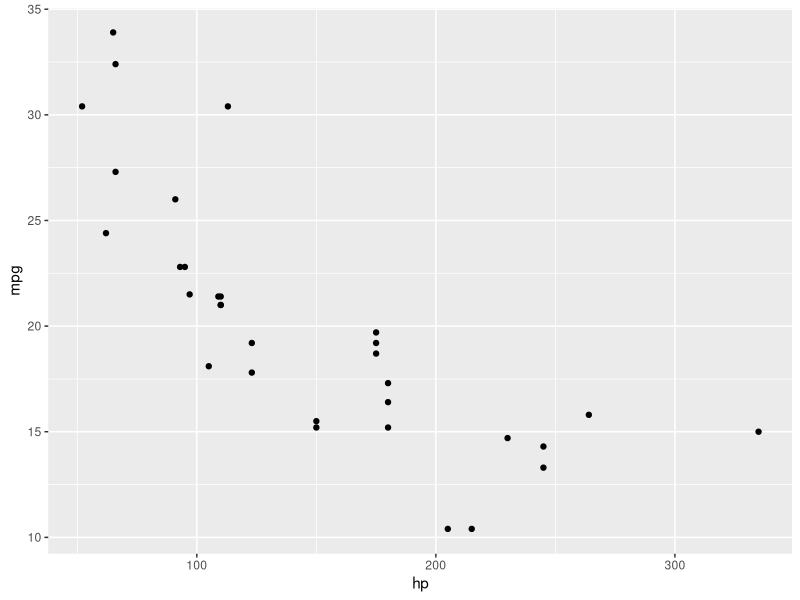
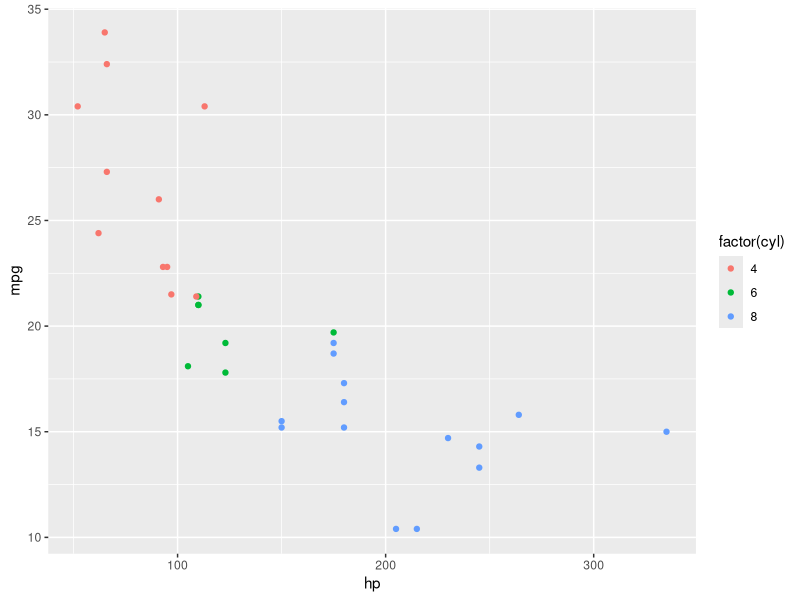
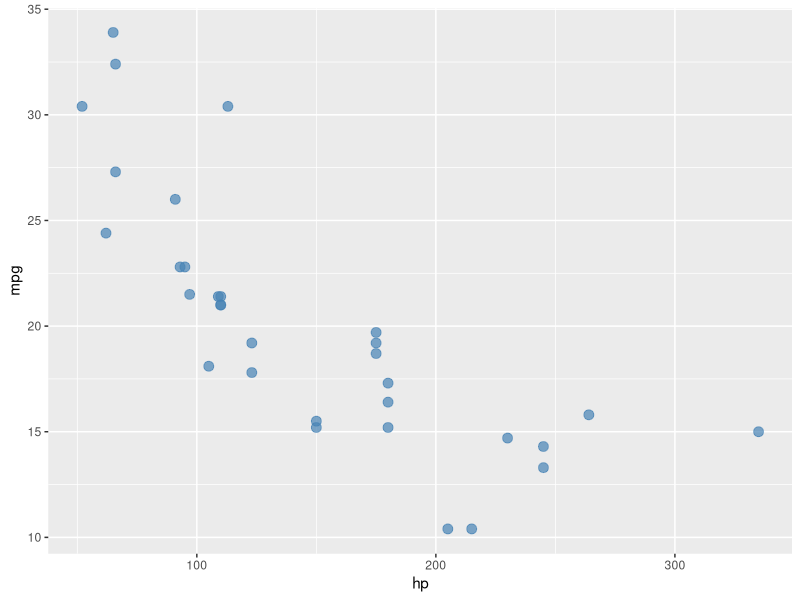
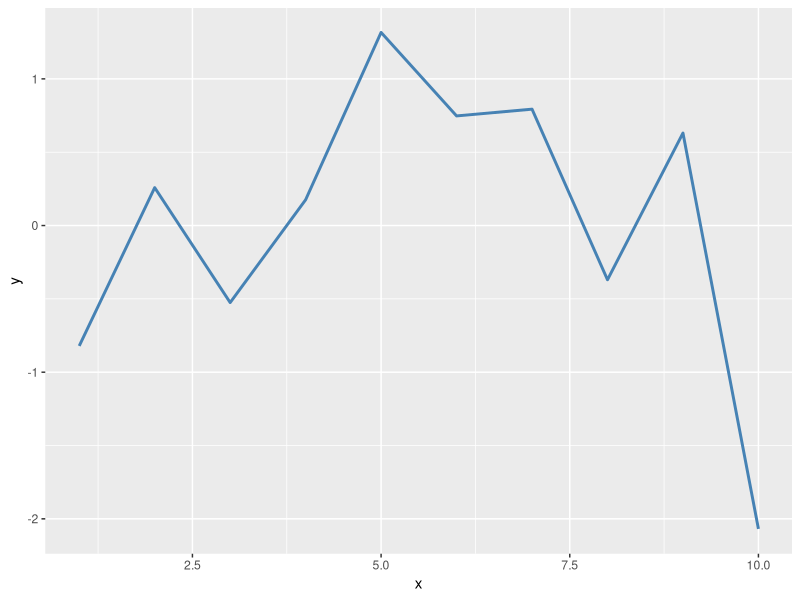
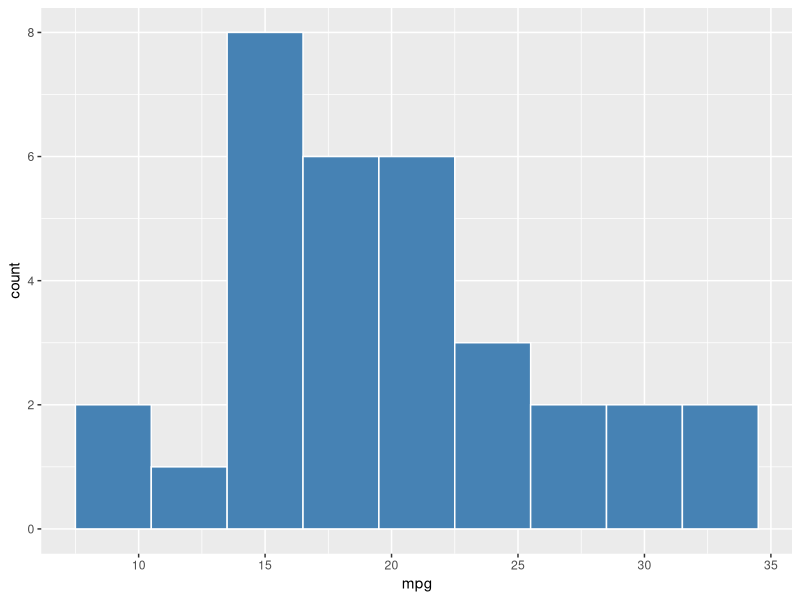
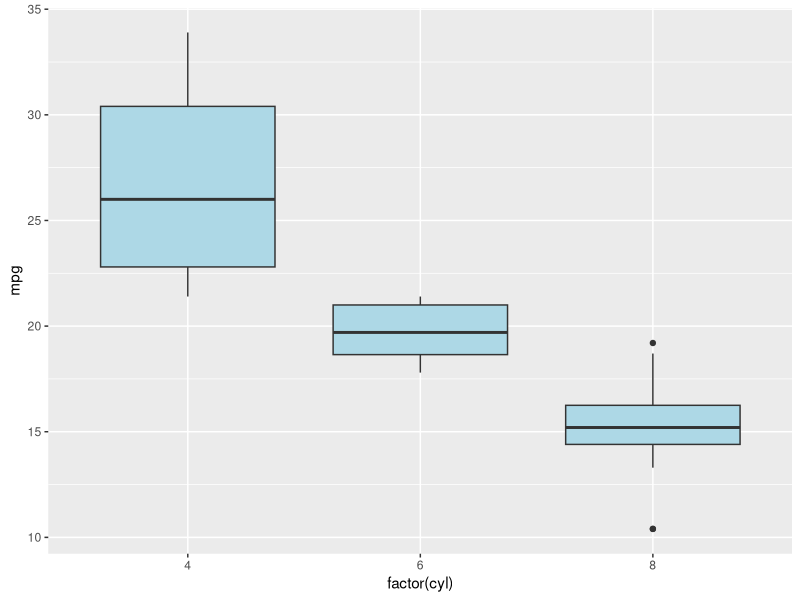
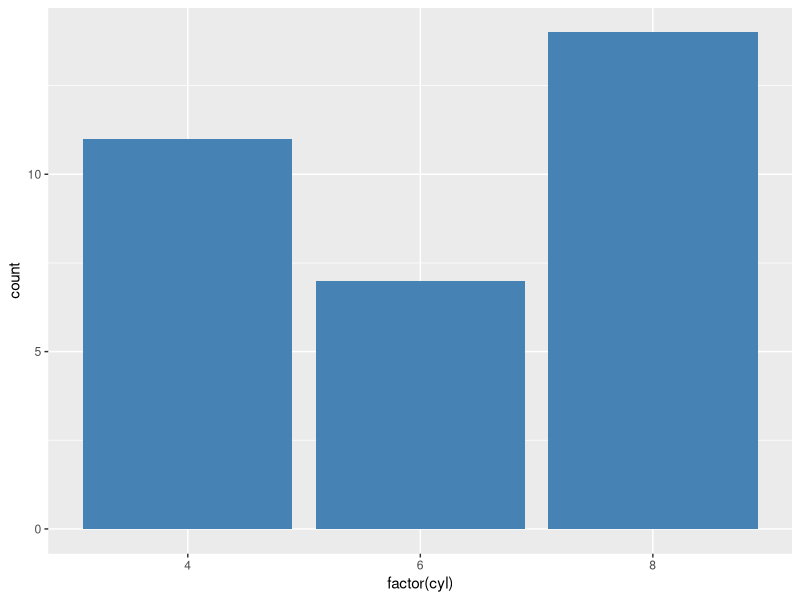
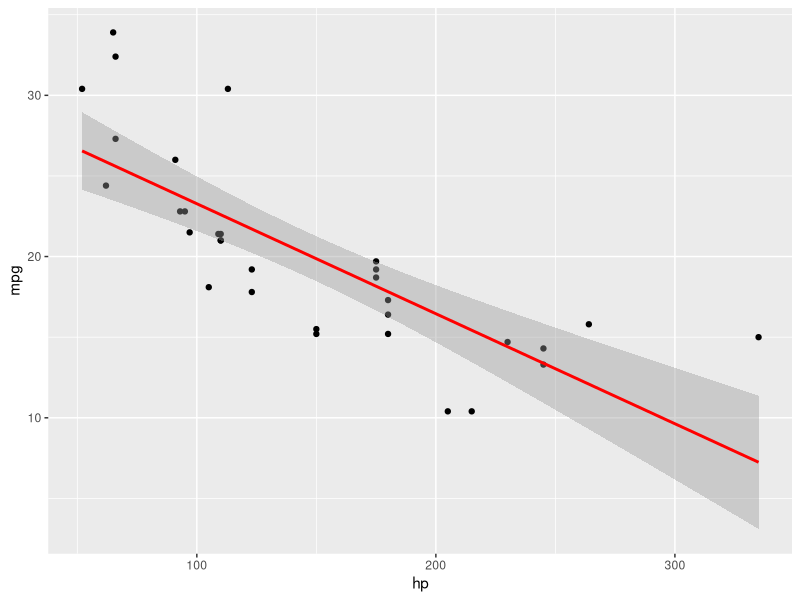

Source code (R) for these figures, in order:
## ---- chunk 1
#| echo: false
#| output: false
#| message: false
#| warning: false

library(tidyverse)
## ---- chunk 2
head(mtcars, n = 3)
## ---- chunk 3
glimpse(mtcars)
## ---- chunk 4
summary(mtcars$mpg)
## ---- chunk 5
nrow(mtcars)
ncol(mtcars)
## ---- chunk 6
colnames(mtcars)
## ---- chunk 7
class(mtcars$mpg)
typeof(mtcars$mpg)
## ---- chunk 8
x <- c(10, 20, 30, NA, 50)
mean(x, na.rm = TRUE)
## ---- chunk 9
sd(mtcars$mpg)
## ---- chunk 10
median(mtcars$mpg)
## ---- chunk 11
min(mtcars$mpg)
max(mtcars$mpg)
## ---- chunk 12
sum(mtcars$mpg)
## ---- chunk 13
var(mtcars$mpg)
## ---- chunk 14
cor(mtcars$mpg, mtcars$hp)
## ---- chunk 15
mtcars |>
  select(mpg, cyl, hp) |>
  head(3)
## ---- chunk 16
mtcars |>
  filter(mpg > 25) |>
  head(3)
## ---- chunk 17
mtcars |>
  mutate(kpl = mpg * 0.425) |>  # Convert to km per liter
  select(mpg, kpl) |>
  head(3)
## ---- chunk 18
mtcars |>
  group_by(cyl) |>
  summarize(avg_mpg = mean(mpg))
## ---- chunk 19
mtcars |>
  group_by(cyl) |>
  summarize(
    avg_mpg = mean(mpg),
    sd_mpg = sd(mpg),
    n = n()
  )
## ---- chunk 20
mtcars |>
  count(cyl)
## ---- chunk 21
mtcars |>
  arrange(desc(mpg)) |>
  head(3)
## ---- chunk 22
mtcars |>
  mutate(
    mpg_category = case_when(
      mpg < 15 ~ "Low",
      mpg < 25 ~ "Medium",
      TRUE ~ "High"
    )
  ) |>
  count(mpg_category)
## ---- chunk 23
mtcars |>
  mutate(efficient = ifelse(mpg > 20, 1, 0)) |>
  count(efficient)
## ---- chunk 24
mtcars |>
  group_by(cyl) |>
  summarize(count = n())
## ---- chunk 25
reg <- lm(mpg ~ hp + wt, data = mtcars)
summary(reg)
## ---- chunk 26
reg <- lm(mpg ~ hp, data = mtcars)
coef(reg)
## ---- chunk 27
reg <- lm(mpg ~ hp, data = mtcars)
confint(reg, level = 0.95)
## ---- chunk 28
reg <- lm(mpg ~ hp, data = mtcars)
# Predict for existing data
head(predict(reg))

# Predict for new data
predict(reg, newdata = data.frame(hp = c(100, 150, 200)))
## ---- chunk 29
reg <- lm(mpg ~ hp, data = mtcars)
head(residuals(reg))
## ---- chunk 30
#| fig-height: 3
ggplot(mtcars, aes(x = hp, y = mpg)) +
  geom_point()
## ---- chunk 31
#| fig-height: 3
ggplot(mtcars, aes(x = hp, y = mpg, color = factor(cyl))) +
  geom_point()
## ---- chunk 32
#| fig-height: 3
ggplot(mtcars, aes(x = hp, y = mpg)) +
  geom_point(size = 3, color = "steelblue", alpha = 0.7)
## ---- chunk 33
#| fig-height: 3
# Line plot (useful for time series)
df <- data.frame(x = 1:10, y = cumsum(rnorm(10)))
ggplot(df, aes(x = x, y = y)) +
  geom_line(color = "steelblue", linewidth = 1)
## ---- chunk 34
#| fig-height: 3
ggplot(mtcars, aes(x = mpg)) +
  geom_histogram(binwidth = 3, fill = "steelblue", color = "white")
## ---- chunk 35
#| fig-height: 3
ggplot(mtcars, aes(x = factor(cyl), y = mpg)) +
  geom_boxplot(fill = "lightblue")
## ---- chunk 36
#| fig-height: 3
# geom_bar counts automatically
ggplot(mtcars, aes(x = factor(cyl))) +
  geom_bar(fill = "steelblue")
## ---- chunk 37
#| fig-height: 3
ggplot(mtcars, aes(x = hp, y = mpg)) +
  geom_point() +
  geom_smooth(method = "lm", se = TRUE, color = "red")
## ---- chunk 38
#| fig-height: 3
ggplot(mtcars, aes(x = hp, y = mpg)) +
  geom_point() +
  geom_hline(yintercept = mean(mtcars$mpg), linetype = "dashed", color = "red")
## ---- chunk 39
#| fig-height: 3
ggplot(mtcars, aes(x = hp, y = mpg)) +
  geom_point() +
  labs(
    title = "Fuel Efficiency vs. Horsepower",
    x = "Horsepower",
    y = "Miles per Gallon"
  )
## ---- chunk 40
#| fig-height: 3
ggplot(mtcars, aes(x = hp, y = mpg)) +
  geom_point() +
  facet_wrap(~ cyl, nrow = 1)
## ---- chunk 41
#| fig-height: 3
ggplot(mtcars, aes(x = hp, y = mpg)) +
  geom_point() +
  theme_minimal()
## ---- chunk 42
x <- c(1, 2, 3, 4, 5)
x
## ---- chunk 43
seq(from = 0, to = 10, by = 2)
seq(from = 0, to = 1, length.out = 5)
## ---- chunk 44
rep(c("A", "B"), times = 3)
## ---- chunk 45
set.seed(123)
sample(1:10, size = 5, replace = FALSE)
## ---- chunk 46
set.seed(42)
rnorm(3)  # Will always produce the same values
## ---- chunk 47
set.seed(123)
rnorm(5, mean = 100, sd = 15)
## ---- chunk 48
education <- c("HS", "College", "HS", "Graduate")
factor(education, levels = c("HS", "College", "Graduate"))
## ---- chunk 49
x <- c("1", "2", "3")
as.numeric(x)
## ---- chunk 50
x <- c(1, 2, NA, 4)
is.na(x)
sum(is.na(x))  # Count missing values
## ---- chunk 51
# Piped version is much clearer
mtcars |>
  filter(mpg > 20) |>
  select(mpg, hp) |>
  summary()
